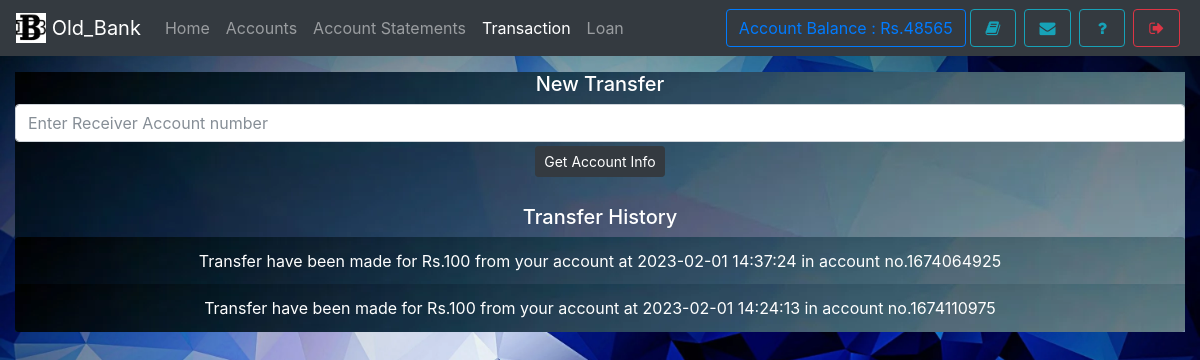
The app's page /transfer.php (signed in) with its own data.
### tables this page shows
CREATE TABLE `useraccounts` (
  `id` int(11) NOT NULL,
  `email` text NOT NULL,
  `password` text NOT NULL,
  `name` varchar(111) NOT NULL,
  `balance` varchar(111) NOT NULL,
  `cnic` varchar(111) NOT NULL,
  `number` varchar(111) NOT NULL,
  `city` varchar(111) NOT NULL,
  `address` varchar(111) NOT NULL,
  `source` varchar(111) NOT NULL,
  `accountNo` varchar(111) NOT NULL,
  `branch` varchar(111) NOT NULL,
  `accountType` varchar(111) NOT NULL,
  `date` timestamp NOT NULL DEFAULT current_timestamp(),
  `panNo` varchar(10) NOT NULL,
  `nationName` varchar(10) NOT NULL
);

CREATE TABLE `transaction` (
  `transactionId` int(11) NOT NULL,
  `action` varchar(111) NOT NULL,
  `credit` varchar(111) NOT NULL,
  `debit` varchar(111) NOT NULL,
  `balance` varchar(111) NOT NULL,
  `other` varchar(111) NOT NULL,
  `userId` int(11) NOT NULL,
  `date` timestamp NOT NULL DEFAULT current_timestamp()
);

### assets/db.php (called while the page is built, shortened)
<?php
    $con = new mysqli('localhost','root','','mybank');
    $uid = '';
    if(isset($_SESSION['userId']))
    $uid = $_SESSION['userId'];
    if(!empty($uid)){
      $ar = $con->query("select * from userAccounts,branch where id = '{$uid}' AND userAccounts.branch = branch.branchId");
      $userData = $ar->fetch_assoc();
    }
?>

### transfer.php (the view, shortened to what this page needs)
<!DOCTYPE html>
<html>
<head>
  <?php require 'assets/autoloader.php'; ?>
  <?php require 'assets/db.php'; ?>
  <?php require 'assets/function.php'; ?>
</head>
<body style="background: url(images/bg.jpg);background-size: 100%">
<nav class="navbar navbar-expand-lg navbar-dark bg-dark fixed-top">
 <a class="navbar-brand" href="#">
    <img src="images/logo1.jfif" style="object-fit:cover;object-position:center center" width="30" height="30" class="d-inline-block align-top" alt="">
   <?php echo bankname; ?>
  </a>
  <div class="collapse navbar-collapse" id="navbarSupportedContent">
    <ul class="navbar-nav mr-auto">
      <li class="nav-item ">
        <a class="nav-link " href="index.php">Home <span class="sr-only">(current)</span></a>
      </li>
      <li class="nav-item ">  <a class="nav-link" href="accounts.php">Accounts</a></li>
      <li class="nav-item ">  <a class="nav-link" href="statements.php">Account Statements</a></li>
      <li class="nav-item active ">  <a class="nav-link" href="transfer.php">Transaction</a></li>
      <li class="nav-item ">  <a class="nav-link" href="loan.php">Loan</a></li>
    </ul>
    <?php include 'sideButton.php'; ?>
  </div>
</nav><br><br><br>
<div class="container-fluid">
  <div class="background text-white text-center">
      <form method="POST">
      <div class="background text-white text-center">
            <h5>New Transfer</h5>
            <input type="text" name="otherNo" class="form-control " placeholder="Enter Receiver Account number" required>
            <button type="submit" name="get" class="btn btn-dark btn-bloc btn-sm my-1">Get Account Info</button>
          </div>
      </form>
    <br>
    <h5>Transfer History</h5>
    <div id="list-group rounded-0">
    <?php
      $array = $con->query("select * from transaction where userId = '$userData[id]' AND action = 'transfer' order by date desc");
      if ($array ->num_rows > 0)
      {
         while ($row = $array->fetch_assoc())
         {
            if ($row['action'] == 'transfer')
            {
              echo "<div class='background text-white text-center list-group-item list-group-item-action '>Transfer have been made for  Rs.$row[debit] from your account at $row[date] in  account no.$row[other]</div>";
            }
         }
      }
      else
        echo "<div class='list-group-item list-group-item-action text-muted'>You have made no transfer yet.</div>";
    ?>
    </div>
  </div>
</div>
</body>
</html>

### sideButton.php
<form class="form-inline my-2 my-lg-0">
        <a href="" class="btn btn-outline-primary" data-toggle="tooltip" title="Your current Account Balance">Account Balance : Rs.<?php echo $userData['balance']; ?></a>
        <a href="accounts.php" data-toggle="tooltip" title="Account Information" class="btn btn-outline-info mx-1" ><i class="fa fa-book fa-fw"></i></a>
        <a href="notice.php" data-toggle="tooltip" title="View Notice" class="btn btn-outline-info mx-1" ><i class="fa fa-envelope fa-fw"></i></a>
        <a href="feedback.php" data-toggle="tooltip" title="Help?" class="btn btn-outline-info mx-1" ><i class="fa fa-question fa-fw"></i></a>
        <a href="logout.php" data-toggle="tooltip" title="Logout" class="btn btn-outline-danger mx-1" ><i class="fa fa-sign-out fa-fw"></i></a>
</form>

### transfer.php (style rules this page uses)
div.background { background: url(images/bg.jpg) repeat; border: 2px ; }

### records on screen
useraccounts: balance "48565"
transaction: debit "100", date "2023-02-01 14:37:24", other "1674064925"
transaction: debit "100", date "2023-02-01 14:24:13", other "1674110975"

### other values on screen
bankname "Old_Bank"
